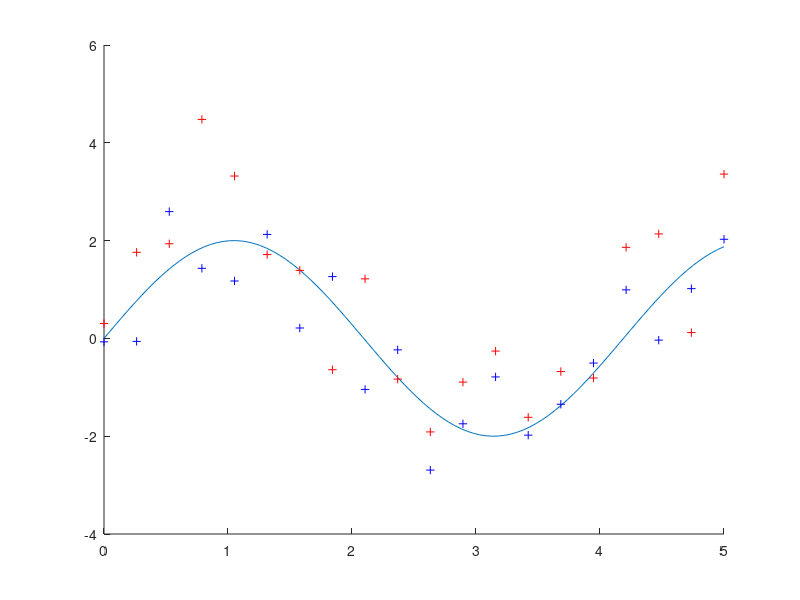

Here is the MATLAB script that generated this plot: (Note: this script raises an error after producing the figure.)
function output = p2q1()
    x = linspace(0,5,100);
    y = 2*sin(1.5*x);
    x2 = linspace(0,5,20);
    y2 = 2*sin(1.5*x2) + normrnd(mean(y),1, 1,length(x2));
    x3 = linspace(0,5,20);
    y3 = 2*sin(1.5*x2) + normrnd(mean(y),1, 1,length(x2));
    hold all
    plot(x,y)
    plot(x2,y2,'b+')
    plot(x3,y3,'r+')
    [xData, yData] = prepareCurveData(x2, y2);
    plot(fit(xData,yData,fittype('poly1')))
    plot(fit(xData,yData,fittype('poly2')))
    plot(fit(xData,yData,fittype('poly3')))
    plot(fit(xData,yData,fittype('poly4')))
    plot(fit(xData,yData,fittype('poly5')))
    plot(fit(xData,yData,fittype('poly6')))
    plot(fit(xData,yData,fittype('poly7')))
    plot(fit(xData,yData,fittype('poly8')))
    plot(fit(xData,yData,fittype('poly9')))
    title('Data and fitted polynomials')
end
